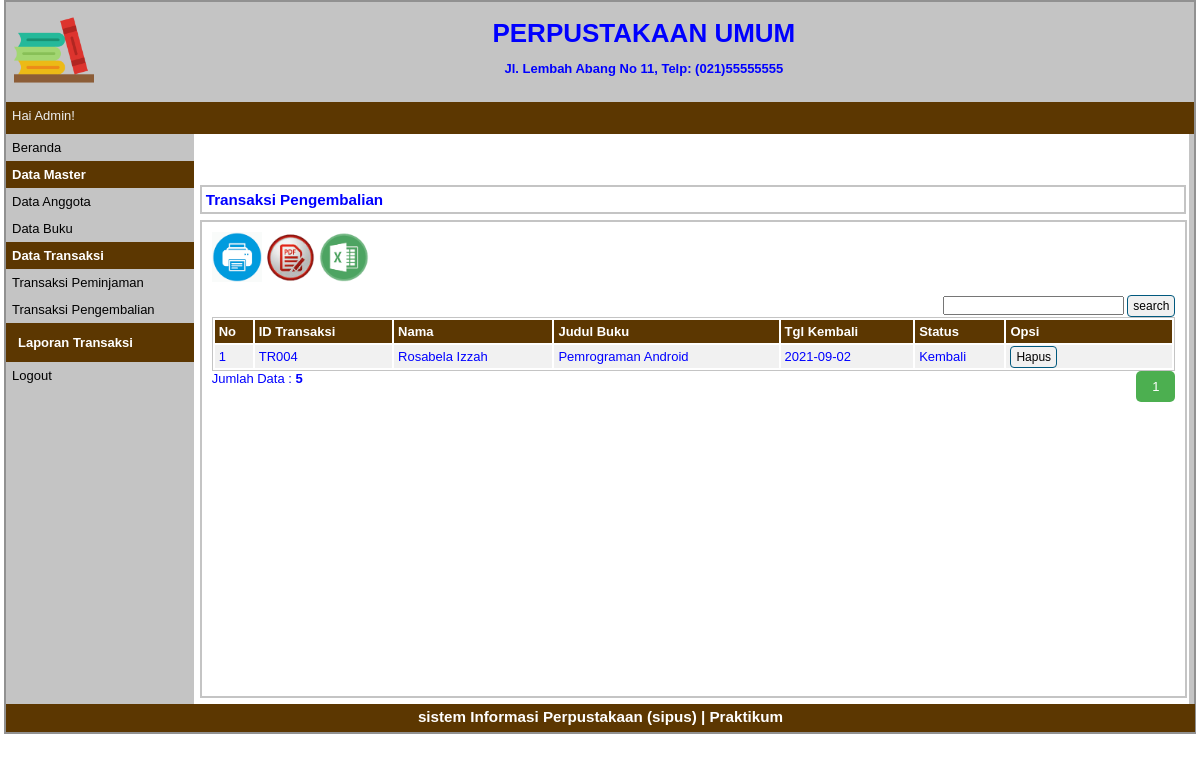
Page /index.php?p=transaksi-pengembalian (signed in) on the committed database.
### tables this page shows
CREATE TABLE `tbtransaksi` (
  `idtransaksi` varchar(5) NOT NULL,
  `idanggota` varchar(5) NOT NULL,
  `idbuku` varchar(5) NOT NULL,
  `tglpinjam` date NOT NULL,
  `tglkembali` date NOT NULL,
  `status_transaksi` varchar(20) NOT NULL
);

CREATE TABLE `tbanggota` (
  `idanggota` varchar(5) NOT NULL,
  `nama` varchar(30) NOT NULL,
  `jeniskelamin` varchar(10) NOT NULL,
  `alamat` varchar(40) NOT NULL,
  `status` varchar(20) NOT NULL,
  `foto` varchar(255) NOT NULL
);

CREATE TABLE `tbbuku` (
  `idbuku` varchar(5) NOT NULL,
  `judul` varchar(100) NOT NULL,
  `pengarang` varchar(100) NOT NULL,
  `penerbit` varchar(100) NOT NULL,
  `jmlbuku` int(11) NOT NULL,
  `isbn` varchar(20) NOT NULL,
  `thnterbit` int(11) NOT NULL,
  `lokasi` varchar(30) NOT NULL,
  `cover` varchar(100) NOT NULL
);

### pages/transaksi-pengembalian.php (the view, shortened to what this page needs)
<div id="label-page"><h3>Transaksi Pengembalian</h3></div>
<div id="content">
	<p id="tombol-tambah-container">
        <a target="_blank" href="pages/cetak_pengembalian.php"><img src="print.png" height="50px" height="50px"></a>
        <a target="_blank" href="ekspor/pengembalian_pdf.php"><img src="pdf.png" height="50px" height="50px"></a>
        <a target="_blank" href="ekspor/pengembalian_excel.php"><img src="excel.png" height="50px" height="50px"></a>
        <div class="form-inline">
            <div align="right">
                <form method=post>
                    <input type="text" name="pencarian">
                    <input type="submit" name="search" value="search" class="tombol">
                </form>
            </div>
        </div>
    </p>
	<table id="tabel-tampil">
		<thead>
			<tr>
				<th id="label-tampil-no">No</td>
				<th>ID Transaksi</th>
				<th>Nama</th>
				<th>Judul Buku</th>
                <th>Tgl Kembali</th>
                <th>Status</th>
				<th id="label-opsi">Opsi</th>
			</tr>
		</thead>
		<tbody>
            <?php
                $batas = 5;
                extract($_GET);
                if(empty($hal)) {
                    $posisi = 0;
                    $hal = 1;
                    $nomor = 1;
                }else {
                    $posisi = ($hal - 1) * $batas;
                    $nomor = $posisi+1;
                }
                if($_SERVER['REQUEST_METHOD'] == "POST") {
                    $pencarian = trim(mysqli_real_escape_string($db, $_POST['pencarian']));
                    if($pencarian != "") {
                        $sql = "SELECT tbtransaksi.idtransaksi, tbanggota.nama, tbbuku.judul, tbtransaksi.tglpinjam,
                                tbtransaksi.tglkembali, tbtransaksi.status_transaksi FROM tbtransaksi
                                INNER JOIN tbanggota ON tbtransaksi.idanggota = tbanggota.idanggota
                                INNER JOIN tbbuku ON tbtransaksi.idbuku = tbbuku.idbuku
								WHERE tbtransaksi.idtransaksi LIKE '%$pencarian%'
                                -- OR tbtransaksi.tglpinjam LIKE '%$pencarian%'
                                OR tbtransaksi.tglkembali LIKE '%$pencarian%'
                                OR tbtransaksi.status_transaksi LIKE '%$pencarian%'
								OR tbanggota.nama LIKE '%$pencarian%'
								OR tbbuku.judul LIKE '%$pencarian%'";
                        $query = $sql;
                        $queryJml = $sql;
                    } else {
                        $query = "SELECT tbtransaksi.idtransaksi, tbanggota.nama, tbbuku.judul, tbtransaksi.tglpinjam,
                                tbtransaksi.tglkembali, tbtransaksi.status_transaksi FROM tbtransaksi
                                INNER JOIN tbanggota ON tbtransaksi.idanggota = tbanggota.idanggota
                                INNER JOIN tbbuku ON tbtransaksi.idbuku = tbbuku.idbuku
                                WHERE tbtransaksi.status_transaksi = 'Kembali'
								ORDER BY tbtransaksi.idtransaksi DESC
								LIMIT $posisi, $batas";
                        $queryJml = "SELECT * FROM tbtransaksi WHERE tbtransaksi.status_transaksi = 'Kembali'";
                        $no = $posisi * 1;
                    }
                }
                else {
                    $query = "SELECT tbtransaksi.idtransaksi, tbanggota.nama, tbbuku.judul, tbtransaksi.tglpinjam,
                            tbtransaksi.tglkembali, tbtransaksi.status_transaksi FROM tbtransaksi
                            INNER JOIN tbanggota ON tbtransaksi.idanggota = tbanggota.idanggota
                            INNER JOIN tbbuku ON tbtransaksi.idbuku = tbbuku.idbuku
                            WHERE tbtransaksi.status_transaksi = 'Kembali'
							ORDER BY tbtransaksi.idtransaksi DESC
							LIMIT $posisi, $batas";
                    $queryJml = "SELECT * FROM tbtransaksi WHERE tbtransaksi.status_transaksi = 'Kembali'";
                }
                $q_tampil_transaksi = mysqli_query($db, $query);
                if(mysqli_num_rows($q_tampil_transaksi) > 0) {
                    while($r_tampil_transaksi=mysqli_fetch_array($q_tampil_transaksi)) {
            ?>
            <tr>
                <td><?php echo $nomor; ?></td>
                <td><?php echo $r_tampil_transaksi['idtransaksi']; ?></td>
                <td><?php echo $r_tampil_transaksi['nama']; ?></td>
				<td><?php echo $r_tampil_transaksi['judul']; ?></td>
                <td><?php echo $r_tampil_transaksi['tglkembali']; ?></td>
                <td><?php echo $r_tampil_transaksi['status_transaksi']; ?></td>
                <td>
                <div class="tombol-opsi-container"><a href="proses/transaksi-hapus.php?id=<?php echo $r_tampil_transaksi['idtransaksi'];?>"
                onclick = "return confirm ('Apakah Anda Yakin Akan Menghapus Data Ini?')" class="tombol">Hapus</a></div>
                </td>
            </tr>
            <?php
                        $nomor++;
                    }
                }
                else {
                    echo "<tr><td colspan=6>Data Tidak Ditemukan</td></tr>";
                }
            ?>
        </tbody>
	</table>
    <?php
    if(isset($_POST['pencarian'])) {
        if($_POST['pencarian']!='') {
            echo "<div style=\"float:left;\">";
            $jml = mysqli_num_rows(mysqli_query($db, $queryJml));
            echo "Data Hasil Pencarian: <b>$jml</b>";
            echo "</div>";
        }
    } else {
    ?>
        <div style="float: left;">
        <?php
            $jml = mysqli_num_rows(mysqli_query($db, $queryJml));
            echo "Jumlah Data : <b>$jml</b>";
        ?>
        </div>
        <div class="pagination" style="float: right;">
            <?php
                $jml_hal = ceil($jml / $batas);
                for($i = 1; $i <= $jml_hal; $i++) {
                    if($i != $hal) {
                        echo "<a href=\"?p=transaksi-pengembalian&hal=$i\">$i</a>";
                    } else {
                        echo "<a class=\"active\">$i</a>";
                    }
                }
            ?>
        </div>
    <?php
    }
    ?>
</div>

### style.css (style rules this page uses)
* { margin:0px; padding:0px }
body { font-family:sans-serif; font-size:13px; color:blue; }
.pagination { display: inline-block; }
.pagination a { color: black; float: left; padding: 8px 16px; text-decoration: none; }
.pagination a.active { background-color: #4CAF50; color: white; border-radius: 5px; }
#label-page { margin-top:6px; margin-bottom:6px; margin-left:6px; border:2px solid #C4C4C4; padding:4px; width:97.9%; }
#content { float:left; width:96.8%; min-height:454px; background-color:#FFFFFF; margin-left:6px; border:2px solid #C4C4C4; padding:10px; margin-bottom:6px; }
.tombol { border-radius:4px; font-size:12px; text-decoration:none; background-color:#F1F1F1; padding-top:3px; padding-bottom:3px; padding-left:5px; padding-right:5px; border:1px solid #01597E; color:black; }
#tombol-tambah-container { margin-bottom:10px; }
#tabel-tampil { border:1px solid #C4C4C4; width:100%; }
#tabel-tampil tr:nth-child(odd) { background-color:#F1F1F1; }
#tabel-tampil tr th { background-color:#5C3701; color:#FFFFFF; padding:4px; text-align:left; }
#tabel-tampil td { padding:4px; }
#label-tampil-no { width:30px; }
#label-opsi { width:158px; font-weight:bold; }
.tombol-opsi-container { float:left; }

### rows in the picture
tbtransaksi: idtransaksi "TR004", idanggota.nama "Rosabela Izzah", idbuku.judul "Pemrograman Android", tglkembali "2021-09-02", status_transaksi "Kembali"

### other values in the picture
$_SESSION['sesi'] "Admin"
$jml "5"
